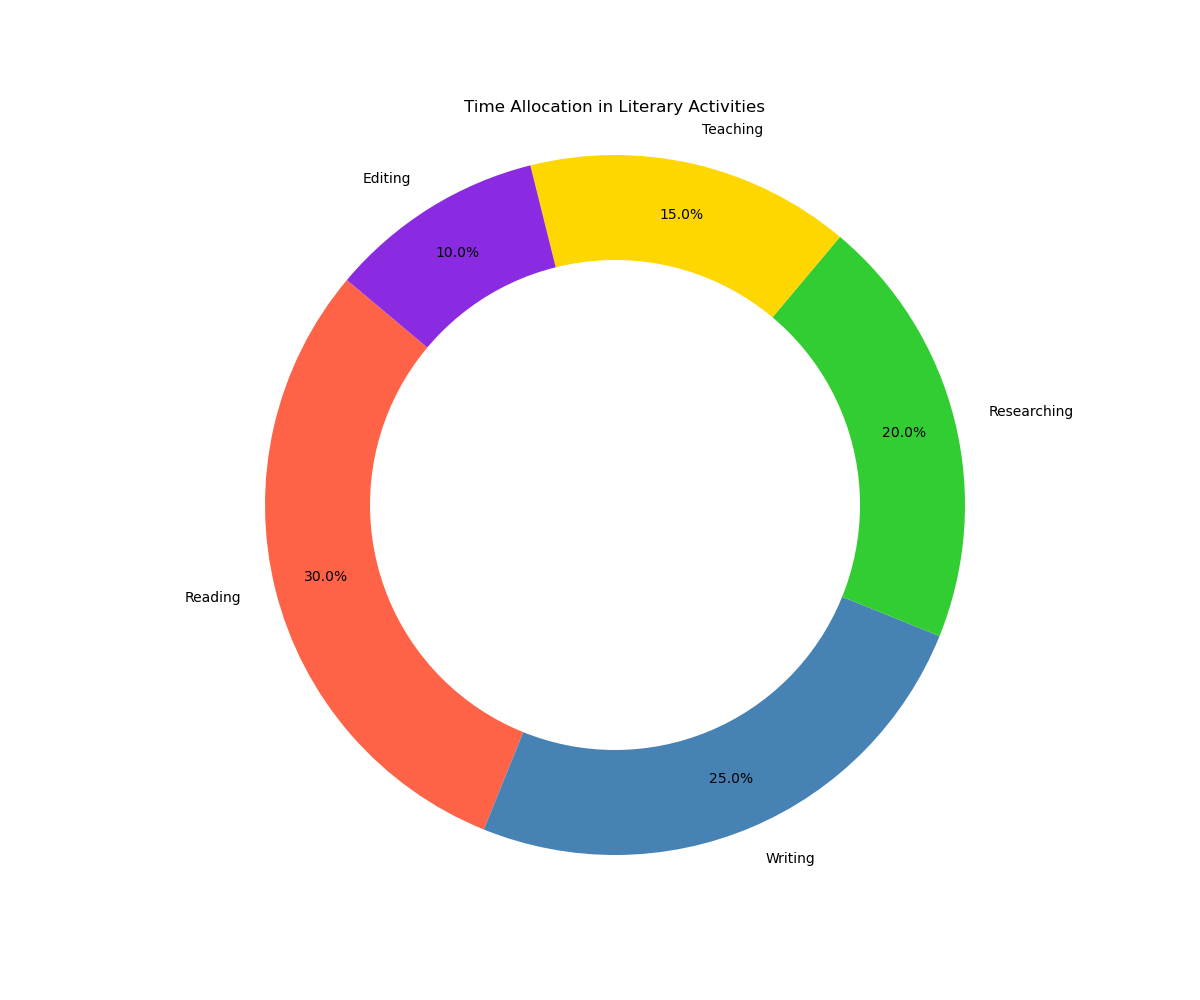

Write Python code to recreate this figure.

import matplotlib.pyplot as plt

# Data for the pie chart
categories = ['Reading', 'Writing', 'Researching', 'Teaching', 'Editing']
values = [30.0, 25.0, 20.0, 15.0, 10.0]

# Colors for each section of the pie chart
colors = ['#FF6347', '#4682B4', '#32CD32', '#FFD700', '#8A2BE2']

# Create a pie chart
plt.figure(figsize=(12, 10))  # Modify the size of the chart
plt.pie(values, labels=categories, colors=colors, startangle=140, autopct='%1.1f%%', pctdistance=0.85)

# Draw a circle at the center to turn the pie chart into a donut chart
centre_circle = plt.Circle((0, 0), 0.70, fc='white')
fig = plt.gcf()
fig.gca().add_artist(centre_circle)

# Set the title of the chart
plt.title('Time Allocation in Literary Activities')

# Equal aspect ratio ensures that pie is drawn as a circle
plt.axis('equal')

# Show the chart
plt.show()
